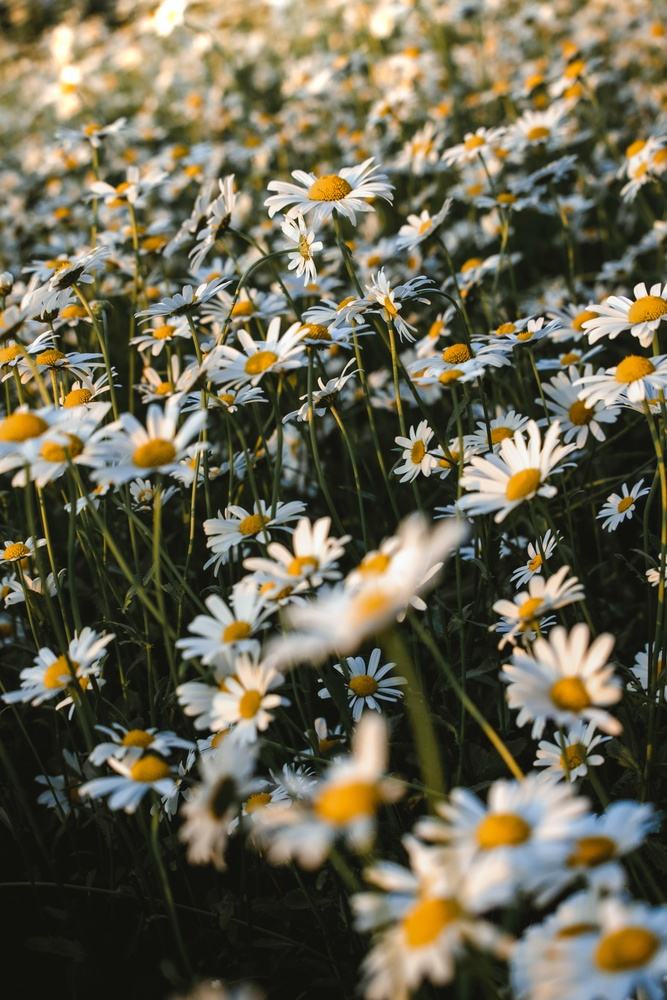
#> input picture flower.jpg, 667 x 1000 px, shrunk from 4160 x 6240 before the run
$ python 'Filter Sobel.py'   (older library calls are emulated)
#> lines starting #> are read from the running program, lines starting #| are printed output that depends on the picture
import cv2
import numpy as np
import matplotlib.pyplot as plt

img = cv2.imread('flower.jpg')#Baca gambar sumber
#> img is the input picture: shape (1000, 667, 3); mean B, G, R 80.9, 101.2, 105.8

#Proses Sobel
img_sobelx = cv2.Sobel(img, cv2.CV_8U, 1, 0, ksize=5)#untuk menerapkan operator Sobel pada citra img untuk mendeteksi gradien tepi horizontal (gradien dalam sumbu x).
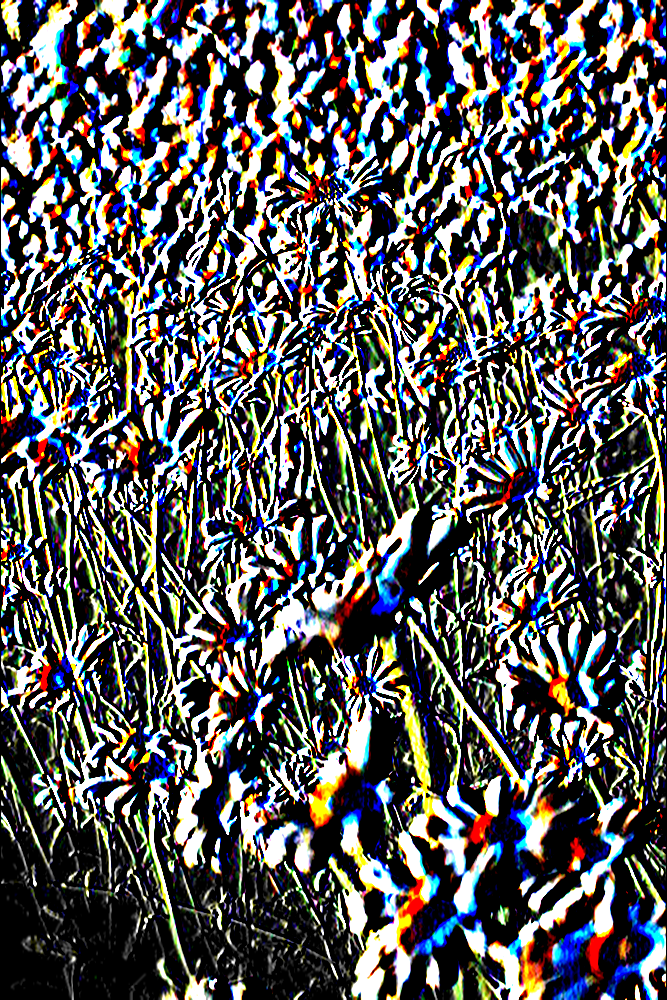
#> img_sobelx: shape (1000, 667, 3); mean B, G, R 91.4, 91.9, 91.9
img_sobely = cv2.Sobel(img, cv2.CV_8U, 0, 1, ksize=5)#untuk menerapkan operator Sobel pada citra img untuk mendeteksi gradien tepi horizontal (gradien dalam sumbu x).
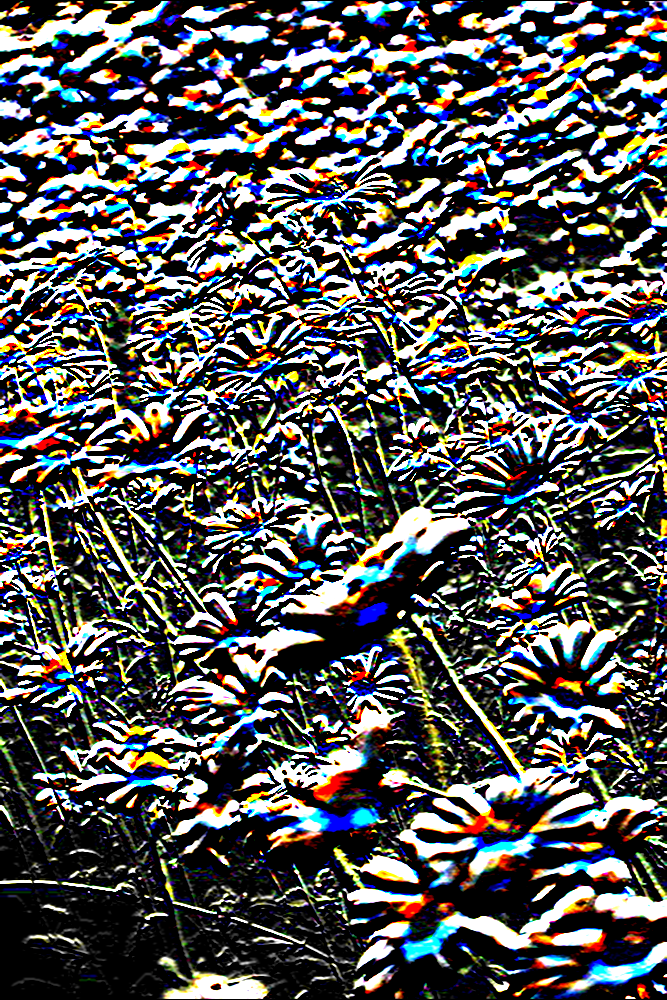
#> img_sobely: shape (1000, 667, 3); mean B, G, R 86.8, 87.4, 87.3
img_sobel = img_sobelx + img_sobely#ntuk menggabungkan hasil deteksi tepi menggunakan operator Sobel pada sumbu x (img_sobelx) dan sumbu y (img_sobely).
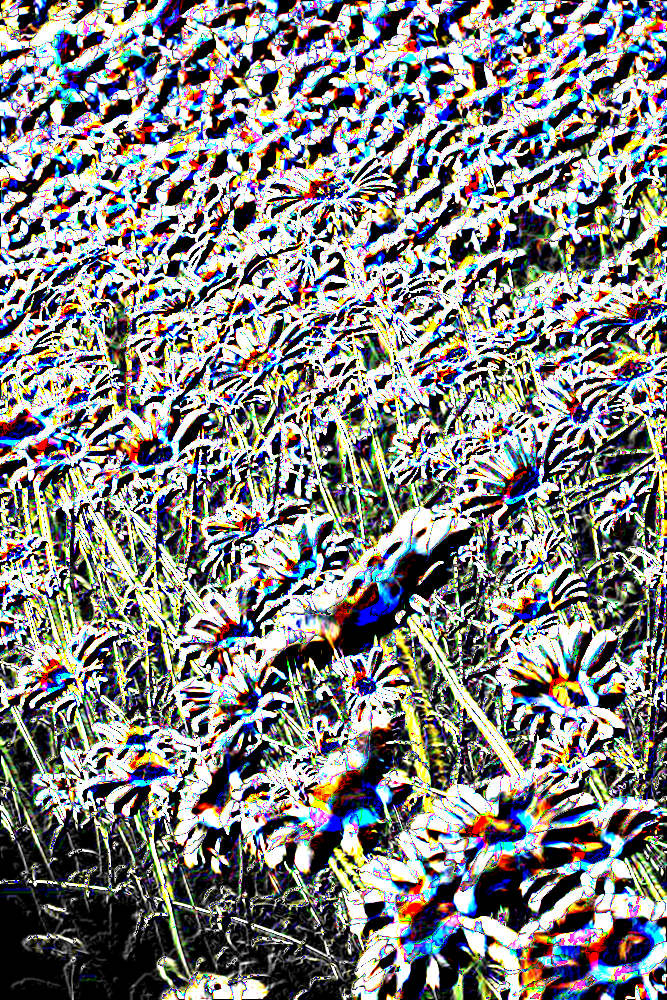
#> img_sobel: shape (1000, 667, 3); mean B, G, R 129.2, 130.6, 130.4

#Plot Ouput
fig, axes= plt.subplots(4, 2, figsize=(8, 8))#untuk membuat sebuah figure (gambar) yang terdiri dari matriks subplot 4x2 dengan ukuran (lebar, tinggi) sebesar (8, 8) inci.
ax = axes.ravel()#untuk mengubah matriks axes menjadi array satu dimensi dengan menggunakan metode ravel().

ax[0].imshow(img, cmap = 'gray')#untuk menampilkan citra img pada subplot pertama (indeks 0) dari array ax dengan menggunakan peta warna (colormap) 'gray'.
ax[0].set_title("Citra Input")#Menambahkan Judul
ax[1].hist(img.ravel(), bins=256)
ax[1].set_title("Histogram Citra Input")#Menambahkan Judul

ax[2].imshow(img_sobelx, cmap = 'gray')#untuk menampilkan citra img pada subplot pertama (indeks 0) dari array ax dengan menggunakan peta warna (colormap) 'gray'.
ax[2].set_title("Citra Output")#Menambahkan Judul
ax[3].hist(img.ravel(), bins=256)
ax[3].set_title("Histogram Citra Output")#Menambahkan Judul

ax[4].imshow(img_sobely, cmap = 'gray')#untuk menampilkan citra img pada subplot pertama (indeks 0) dari array ax dengan menggunakan peta warna (colormap) 'gray'.
ax[4].set_title("Citra Output")#Menambahkan Judul
ax[5].hist(img.ravel(), bins=256)#untuk menggambar histogram dari citra img pada subplot kedua (indeks 1) dari array ax.
ax[5].set_title("Histogram Citra Output")#Menambahkan Judul

ax[6].imshow(img_sobel, cmap = 'gray')#untuk menampilkan citra img pada subplot pertama (indeks 0) dari array ax dengan menggunakan peta warna (colormap) 'gray'.
ax[6].set_title("Citra Output")#Menambahkan Judul
ax[7].hist(img.ravel(), bins=256)#untuk menggambar histogram dari citra img pada subplot kedua (indeks 1) dari array ax.
ax[7].set_title("Histogram Citra Output")#Menambahkan Judul

fig.tight_layout()# untuk secara otomatis mengatur jarak antara subplot dalam sebuah gambar agar lebih rapi dan tidak tumpang tindih.
plt.show()#Menampilkan Citra
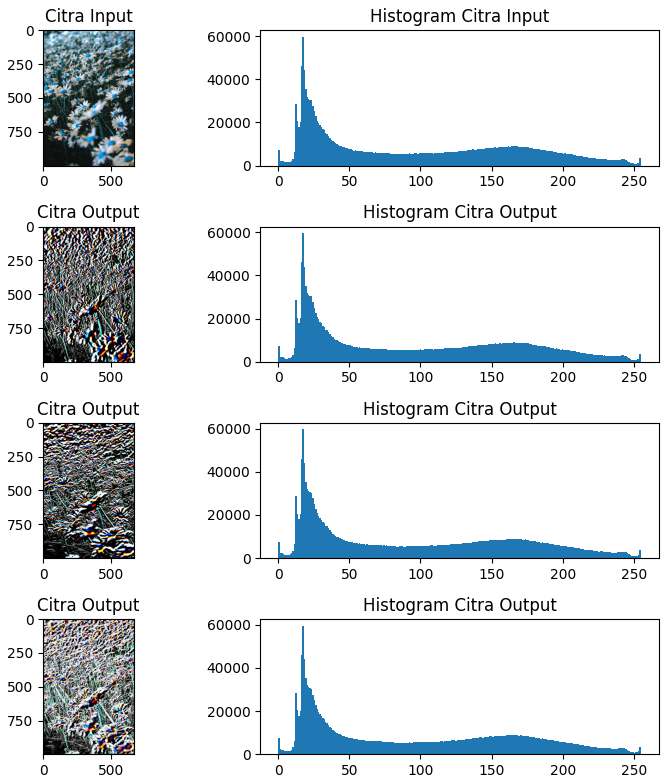
#> figure drawn by matplotlib, 8 panels; B, G, R data is drawn as R, G, B; panel 2: tallest bar 59683 high, from x = 16.93 to 17.93; panel 4: tallest bar 59683 high, from x = 16.93 to 17.93; panel 6: tallest bar 59683 high, from x = 16.93 to 17.93; panel 8: tallest bar 59683 high, from x = 16.93 to 17.93
